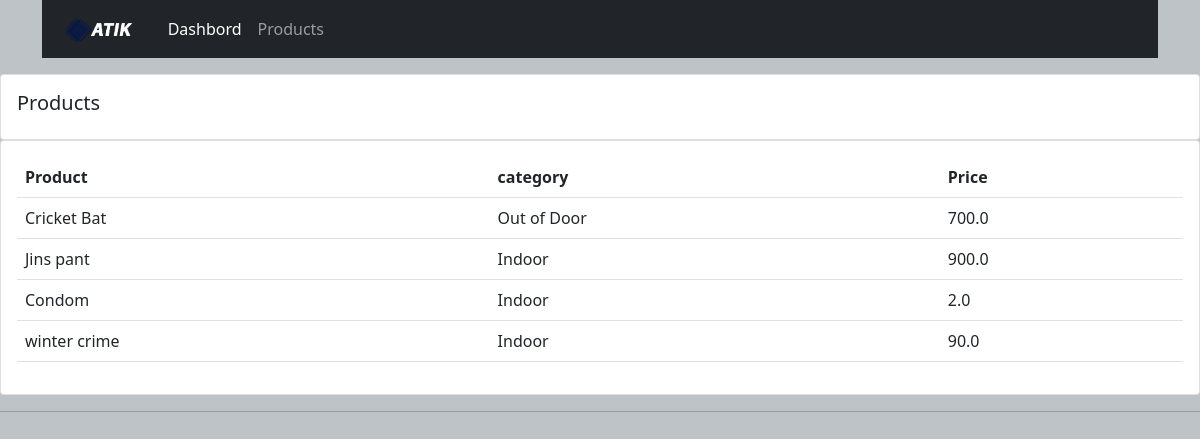
Screenshot of /products/ with the database file from the repository.
### accounts/models.py (models this page shows)
class Product(models.Model):
    CATEGORY = (
        ('Indoor', 'Indoor'),
        ('Out of Door', 'Out of Door')
    )
    name = models.CharField(max_length=200)
    price = models.FloatField(null=True)
    category = models.CharField(max_length=200, null=True, choices=CATEGORY)
    description = models.CharField(max_length=200, null=True)
    date_created = models.DateTimeField(auto_now_add=True, null=True)
    tag = models.ManyToManyField(Tag)
    def __str__(self):
        return self.name

### accounts/views.py (the view)
# urls.py: path('products/', products, name='products'),
def products(request):
    product = Product.objects.all()
    context = {'pd': product}
    return render(request, 'accounts/product.html', context)

### templates/accounts/product.html
{% extends 'accounts/main.html' %}
{% block content %}
<div class="row">
    <div class="col-md">
        <div class="card card-body">
             <h5>Products</h5>
        </div>
        <div class="card card-body">
            <table class="table">
                <tr>
                    <th>Product</th>
                    <th>category</th>
                    <th>Price</th>
                </tr>
                 {% for i in pd %}
                <tr>
                    <td>{{ i }}</td>
                    <td>{{ i.category }}</td>
                    <td>{{ i.price }}</td>
                </tr>
                {% endfor %}
            </table>
        </div>
    </div>
</div>
{% endblock %}

### static/css/main.css (style rules this page uses)
body { background-color:#bdc3c7; }

### rows the page displays
Product: name "Cricket Bat", category "Out of Door", price "700.0"
Product: name "Jins pant", category "Indoor", price "900.0"
Product: name "Condom", category "Indoor", price "2.0"
Product: name "winter crime", category "Indoor", price "90.0"
